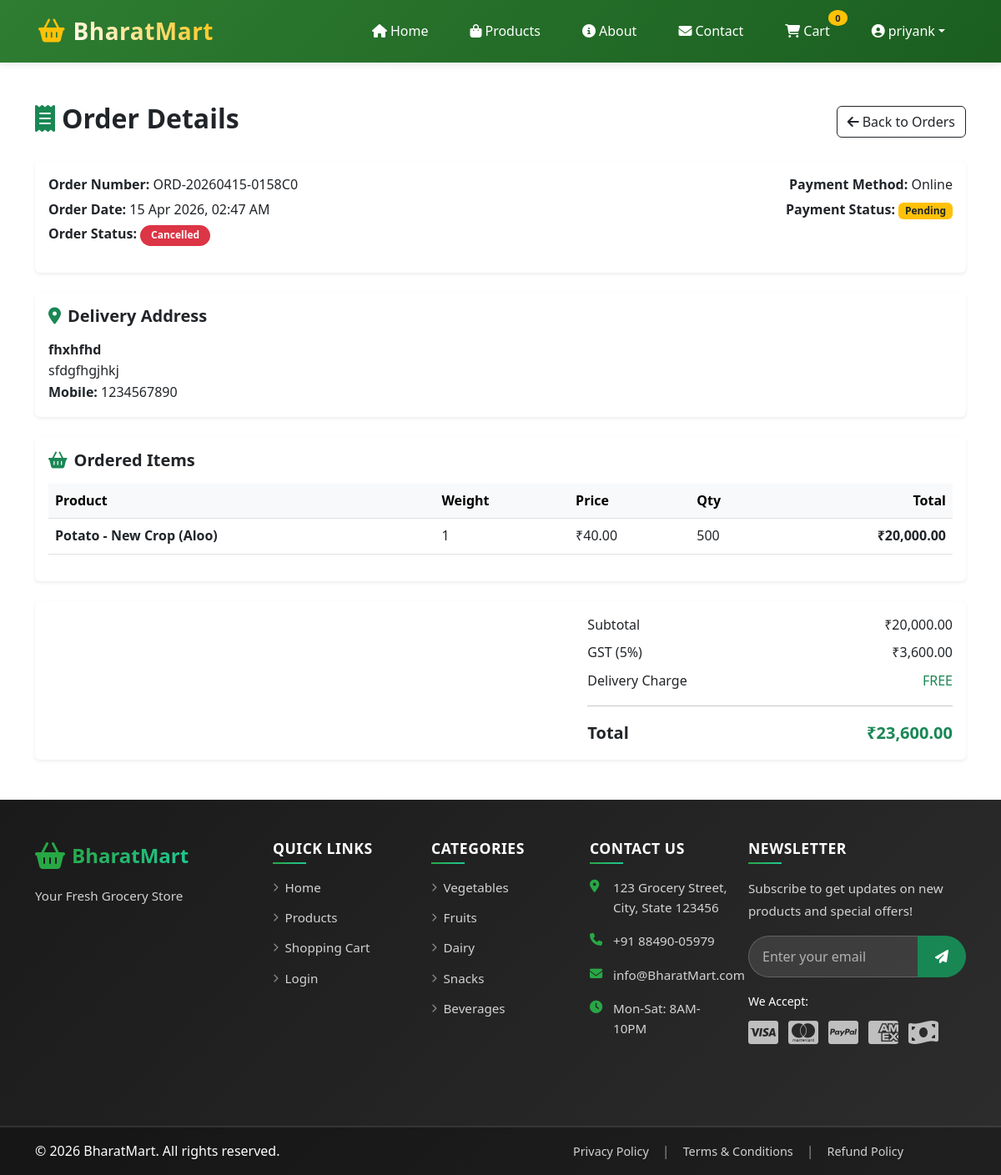
Screenshot of /order-details.php?order_id=6 (signed in) with the database file from the repository.
### tables this page shows
CREATE TABLE `orders` (
  `id` int NOT NULL,
  `user_id` int NOT NULL,
  `order_number` varchar(20) NOT NULL,
  `customer_name` varchar(100) NOT NULL,
  `customer_mobile` varchar(15) NOT NULL,
  `customer_address` text NOT NULL,
  `payment_method` enum('COD','Online') NOT NULL,
  `payment_status` enum('pending','paid','failed') DEFAULT 'pending',
  `subtotal` decimal(10,2) NOT NULL,
  `gst_amount` decimal(10,2) NOT NULL,
  `total_amount` decimal(10,2) NOT NULL,
  `order_status` enum('pending','confirmed','preparing','ready','delivered','cancelled') DEFAULT 'pending',
  `order_date` timestamp NULL DEFAULT CURRENT_TIMESTAMP,
  `updated_date` timestamp NULL DEFAULT CURRENT_TIMESTAMP ON UPDATE CURRENT_TIMESTAMP,
  `razorpay_payment_id` varchar(100) DEFAULT NULL,
  `razorpay_order_id` varchar(100) DEFAULT NULL
);

CREATE TABLE `order_items` (
  `id` int NOT NULL,
  `order_id` int NOT NULL,
  `product_id` int NOT NULL,
  `product_name` varchar(255) NOT NULL,
  `quantity` int NOT NULL,
  `price` decimal(10,2) NOT NULL,
  `weight` varchar(50) DEFAULT NULL,
  `subtotal` decimal(10,2) NOT NULL
);

### order-details.php (the view, shortened to what this page needs)
<?php
include 'includes/header.php';
require_once 'includes/db_config.php';
$order_id = intval($_GET['order_id']);
$user_id = $_SESSION['user_id'];
$order_query = "SELECT * FROM orders WHERE id = ? AND user_id = ?";
$stmt = mysqli_prepare($con, $order_query);
mysqli_stmt_bind_param($stmt, "ii", $order_id, $user_id);
mysqli_stmt_execute($stmt);
$order_result = mysqli_stmt_get_result($stmt);
$order = mysqli_fetch_assoc($order_result);
$items_query = "SELECT * FROM order_items WHERE order_id = ?";
$items_stmt = mysqli_prepare($con, $items_query);
mysqli_stmt_bind_param($items_stmt, "i", $order_id);
mysqli_stmt_execute($items_stmt);
$items_result = mysqli_stmt_get_result($items_stmt);
$order_items = [];
$subtotal = 0;
while ($item = mysqli_fetch_assoc($items_result)) {
    $order_items[] = $item;
    $subtotal += $item['subtotal'];
}
$gst_amount = $order['gst_amount'] ?? ($subtotal * 0.05);
$delivery_charge = ($subtotal < 500) ? 50 : 0;
$status_class = '';
$status_text = '';
switch($order['order_status']) {
    case 'cancelled':
        $status_class = 'bg-danger';
        $status_text = 'Cancelled';
        break;
}
$payment_status_class = $order['payment_status'] == 'paid' ? 'bg-success' : 'bg-warning text-dark';
$payment_status_text = $order['payment_status'] == 'paid' ? 'Paid' : 'Pending';
?>
<div class="container my-5">
    <div class="d-flex justify-content-between align-items-center mb-4">
        <h2 class="fw-bold">
            <i class="fas fa-receipt text-success me-2"></i>Order Details
        </h2>
        <div>
            <a href="My-orders.php" class="btn btn-outline-dark">
                <i class="fas fa-arrow-left me-1"></i>Back to Orders
            </a>
        </div>
    </div>
    <div class="card shadow-sm border-0 mb-4">
        <div class="card-body">
            <div class="row mb-3">
                <div class="col-md-6">
                    <p class="mb-1"><strong>Order Number:</strong> <?php echo htmlspecialchars($order['order_number']); ?></p>
                    <p class="mb-1"><strong>Order Date:</strong> <?php echo date('d M Y, h:i A', strtotime($order['order_date'])); ?></p>
                    <p class="mb-0">
                        <strong>Order Status:</strong>
                        <span class="badge <?php echo $status_class; ?>"><?php echo $status_text; ?></span>
                    </p>
                </div>
                <div class="col-md-6 text-md-end mt-3 mt-md-0">
                    <p class="mb-1">
                        <strong>Payment Method:</strong> <?php echo htmlspecialchars($order['payment_method']); ?>
                    </p>
                    <p class="mb-1">
                        <strong>Payment Status:</strong>
                        <span class="badge <?php echo $payment_status_class; ?>"><?php echo $payment_status_text; ?></span>
                    </p>
                </div>
            </div>
        </div>
    </div>
    <div class="card shadow-sm border-0 mb-4">
        <div class="card-body">
            <h5 class="fw-bold mb-3">
                <i class="fas fa-map-marker-alt text-success me-2"></i>Delivery Address
            </h5>
            <p class="mb-0">
                <strong><?php echo htmlspecialchars($order['customer_name']); ?></strong><br>
                <?php echo nl2br(htmlspecialchars($order['customer_address'])); ?><br>
                <strong>Mobile:</strong> <?php echo htmlspecialchars($order['customer_mobile']); ?>
            </p>
        </div>
    </div>
    <div class="card shadow-sm border-0 mb-4">
        <div class="card-body">
            <h5 class="fw-bold mb-3">
                <i class="fas fa-shopping-basket text-success me-2"></i>Ordered Items
            </h5>
            <div class="table-responsive">
                <table class="table align-middle">
                    <thead class="table-light">
                        <tr>
                            <th>Product</th>
                            <th>Weight</th>
                            <th>Price</th>
                            <th>Qty</th>
                            <th class="text-end">Total</th>
                        </tr>
                    </thead>
                    <tbody>
                        <?php foreach ($order_items as $item): ?>
                        <tr>
                            <td>
                                <div class="d-flex align-items-center">
                                    <div>
                                        <strong><?php echo htmlspecialchars($item['product_name']); ?></strong>
                                    </div>
                                </div>
                            </td>
                            <td><?php echo htmlspecialchars($item['weight']); ?></td>
                            <td>₹<?php echo number_format($item['price'], 2); ?></td>
                            <td><?php echo $item['quantity']; ?></td>
                            <td class="fw-semibold text-end">₹<?php echo number_format($item['subtotal'], 2); ?></td>
                        </tr>
                        <?php endforeach; ?>
                    </tbody>
                </table>
            </div>
        </div>
    </div>
    <div class="card shadow-sm border-0">
        <div class="card-body">
            <div class="row justify-content-end">
                <div class="col-md-5">
                    <div class="d-flex justify-content-between mb-2">
                        <span>Subtotal</span>
                        <span>₹<?php echo number_format($subtotal, 2); ?></span>
                    </div>
                    <div class="d-flex justify-content-between mb-2">
                        <span>GST (5%)</span>
                        <span>₹<?php echo number_format($gst_amount, 2); ?></span>
                    </div>
                    <div class="d-flex justify-content-between mb-2">
                        <span>Delivery Charge</span>
                        <?php if ($delivery_charge > 0): ?>
                            <span>₹<?php echo number_format($delivery_charge, 2); ?></span>
                        <?php else: ?>
                            <span class="text-success">FREE</span>
                        <?php endif; ?>
                    </div>
                    <hr>
                    <div class="d-flex justify-content-between fw-bold fs-5">
                        <span>Total</span>
                        <span class="text-success">₹<?php echo number_format($order['total_amount'], 2); ?></span>
                    </div>
                </div>
            </div>
        </div>
    </div>
</div>
<?php include 'includes/footer.php'; ?>

### assets/css/style.css (style rules this page uses)
:root { --primary-color: #28a745; --secondary-color: #6c757d; --success-color: #28a745; --danger-color: #dc3545; --warning-color: #ffc107; --light-bg: #f8f9fa; }
body { font-family: 'Segoe UI', Tahoma, Geneva, Verdana, sans-serif; line-height: 1.6; }
.badge.bg-danger { z-index: 10; font-size: 0.75rem; padding: 0.4rem 0.8rem; border-radius: 20px; }
.card-body { padding: 1rem; }
.btn { transition: all 0.3s ease; }
.card { transition: box-shadow 0.3s ease; }
html { scroll-behavior: smooth; }

### rows the page displays
orders: order_number "ORD-20260415-0158C0", order_date "15 Apr 2026, 02:47 AM", order_status "Cancelled", payment_method "Online", payment_status "Pending", customer_name "fhxhfhd", customer_address "sfdgfhgjhkj", customer_mobile "1234567890", gst_amount "3,600.00", total_amount "23,600.00"
order_items: product_name "Potato - New Crop (Aloo)", weight "1", price "40.00", quantity "500", subtotal "20,000.00"

### other values shown
getCartCount($_SESSION['user_id']) "0"
explode(' ', $user_name)[0] "priyank"
$subtotal "20,000.00"
$settings['shop_name'] "BharatMart"
$settings['shop_tagline'] "Your Fresh Grocery Store"
$settings['shop_address'] "123 Grocery Street, City, State 123456"
$settings['shop_phone'] "+91 88490-05979"
$settings['shop_email'] "info@BharatMart.com"
$settings['opening_hours'] "Mon-Sat: 8AM-10PM"
$settings['copyright_text'] "© 2026 BharatMart. All rights reserved."
